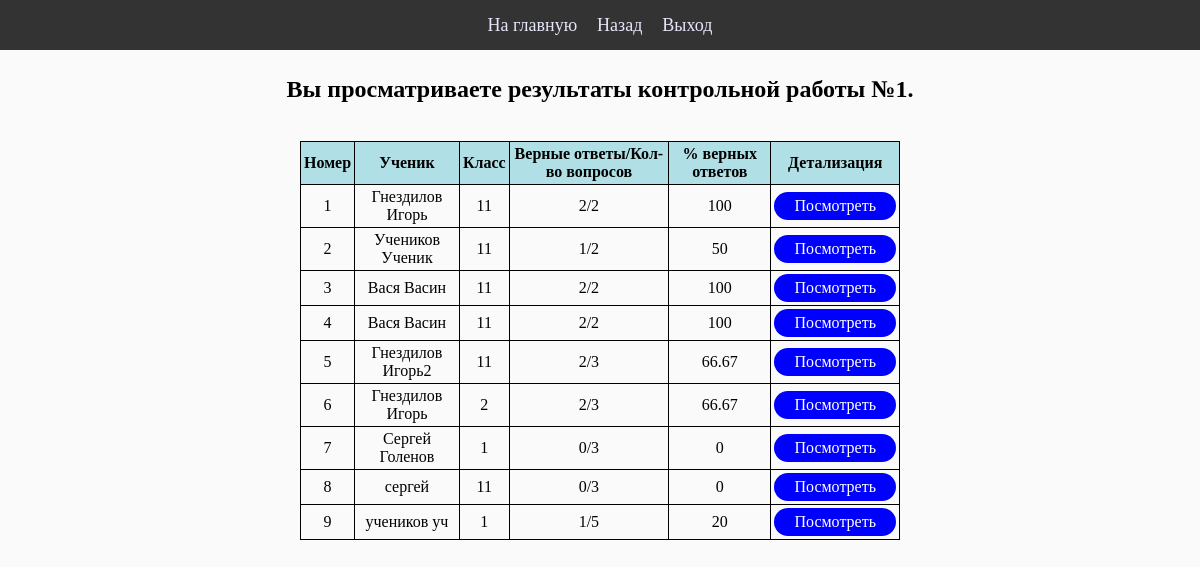
The page /testsresult.php?id=1 on the database its author committed.
### tables this page shows
CREATE TABLE `marks` (
  `ID` int(11) NOT NULL,
  `namee` varchar(40) NOT NULL,
  `class` varchar(3) NOT NULL,
  `taskID` int(11) NOT NULL,
  `rightAnsAmount` int(11) NOT NULL,
  `ansAmount` int(11) NOT NULL
);

### testsresult.php (the view, shortened to what this page needs)
<!DOCTYPE HTML PUBLIC "-//W3C//DTD HTML 4.01//EN" "http://www.w3.org/TR/html4/strict.dtd">
<html>
<head>
    <link rel="stylesheet" href="css1.css">
</head>
 <header>
  <nav class="links">
    <a href="index.php">На главную</a>
<a href="tests.php">Назад</a>
    <a href="logout.php">Выход</a>
  </nav>
</header>
<br><br>
<?php
$id = $_GET['id'];
echo "<center>";
echo "<h2>Вы просматриваете результаты контрольной работы №$id.</h2><br>";
require_once 'setting.php';
$connection = new mysqli($host, $user, $pass, $data);
$query = "SELECT * FROM marks WHERE taskID = $id";
$result = $connection->query($query);
$rows = $result->num_rows;
echo "<table>";
echo "<tr>";
echo "<th>Номер</th><th>Ученик</th><th>Класс</th><th>Верные ответы/Кол-во вопросов</th><th>% верных ответов</th><th>Детализация</th>";
echo "</tr>";
for ($i = 0; $i < $rows; ++$i)
{
    echo "<tr>";
    $result->data_seek($i);
    $second = $result->fetch_assoc()['namee'];
    $result->data_seek($i);
    $third = $result->fetch_assoc()['class'];
    $result->data_seek($i);
    $RANS = $result->fetch_assoc()['rightAnsAmount'];
    $result->data_seek($i);
    $ANS = $result->fetch_assoc()['ansAmount'];
    $nom = $i + 1;
    $fourth = $RANS . "/" . $ANS;
    $fiveth = round($RANS / $ANS * 100, 2);
    echo '<td><center>' . $nom . '</center></td><td><center>' . $second . '</center></td><td><center>' . $third . '</center></td><td><center>' . $fourth . '</center></td><td><center>' . $fiveth . '</center></td><td><center>' . '<a href="resultOfTest.php?id=' . $id . '&name='. $second .'&class=' . $third .'" class = "button" >Посмотреть</a>' . '</center></td>';
    echo "</tr>";
}
echo "</table>";

### css1.css (style rules this page uses)
* { box-sizing:border-box; }
a.button { display: inline-block; text-decoration: none; background-color: blue; color: white; border: none; border-radius: 20px; padding: 5px 20px; cursor: pointer; font-size: 16px; transition: background-color 0.3s; }
header { position: fixed; top: 0; left: 0; width: 100%; background-color: #333; height: 50px; display: flex; justify-content: center; align-items: center; }
.links { display: flex; justify-content: center; list-style: none; margin: 0; padding: 0; }
.links a { --color-default: #E6E6FA; --color-hover: #f00; --color-active: #8B0000; color: var(--color-default); font-size: 18px; margin-right: 20px; text-decoration: none; transition: color 0.3s ease; }
.links a:last-child { margin-right: 0; }

### testsresult.php (style rules this page uses)
TABLE { width: 600px; border-collapse: collapse; }
TD, TH { padding: 3px; border: 1px solid black; }
TH { background: #b0e0e6; }

### rows shown on the page
marks: nom "1", namee "Гнездилов Игорь", class "11", fourth "2/2", fiveth "100"
marks: nom "2", namee "Учеников Ученик", class "11", fourth "1/2", fiveth "50"
marks: nom "3", namee "Вася Васин", class "11", fourth "2/2", fiveth "100"
marks: nom "4", namee "Вася Васин", class "11", fourth "2/2", fiveth "100"
marks: nom "5", namee "Гнездилов Игорь2", class "11", fourth "2/3", fiveth "66.67"
marks: nom "6", namee "Гнездилов Игорь", class "2", fourth "2/3", fiveth "66.67"
marks: nom "7", namee "Сергей Голенов", class "1", fourth "0/3", rightAnsAmount "0"
marks: nom "8", namee "сергей", class "11", fourth "0/3", rightAnsAmount "0"
marks: nom "9", namee "учеников уч", class "1", fourth "1/5", fiveth "20"

### other values the page prints
$id "1"
